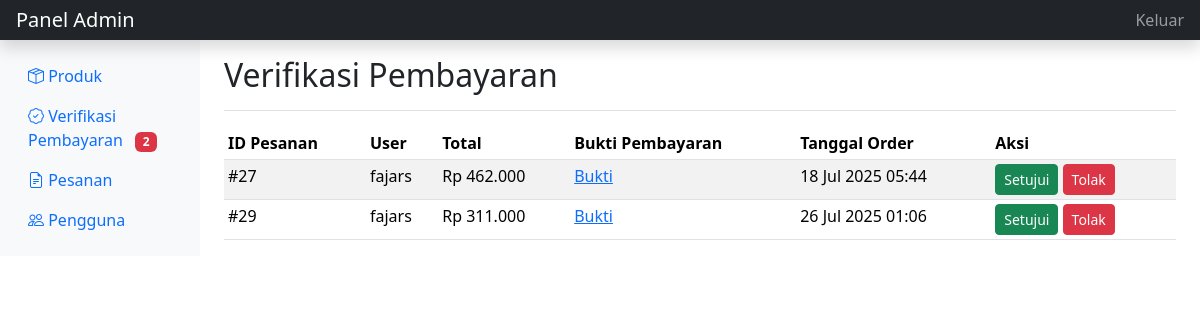
Screenshot of /admin/verifikasi_pembayaran.php (signed in) with the database file from the repository.
### tables this page shows
CREATE TABLE `orders` (
  `id` int(11) NOT NULL,
  `user_id` int(11) NOT NULL,
  `total_amount` decimal(10,2) NOT NULL,
  `shipping_cost` decimal(10,2) NOT NULL DEFAULT 0.00,
  `shipping_address` text DEFAULT NULL,
  `status` enum('waiting_payment','verifying','paid','shipped','completed','ditolak','pending') NOT NULL DEFAULT 'pending',
  `payment_proof` varchar(255) DEFAULT NULL,
  `payment_method` enum('Bank Transfer') NOT NULL DEFAULT 'Bank Transfer',
  `created_at` timestamp NOT NULL DEFAULT current_timestamp()
);

CREATE TABLE `users` (
  `id` int(11) NOT NULL,
  `username` varchar(50) NOT NULL,
  `email` varchar(100) NOT NULL,
  `password` varchar(255) NOT NULL,
  `full_name` varchar(100) DEFAULT NULL,
  `address` text DEFAULT NULL,
  `role` enum('user','admin') NOT NULL DEFAULT 'user',
  `created_at` timestamp NOT NULL DEFAULT current_timestamp()
);

### admin/verifikasi_pembayaran.php (the view, shortened to what this page needs)
<?php
require_once '../includes/db.php';
include '_header_admin.php';
?>
<div class="d-flex justify-content-between flex-wrap flex-md-nowrap align-items-center pt-3 pb-2 mb-3 border-bottom">
    <h1 class="h2">Verifikasi Pembayaran</h1>
</div>
<div class="table-responsive">
    <table class="table table-striped table-sm">
        <thead>
            <tr>
                <th>ID Pesanan</th>
                <th>User</th>
                <th>Total</th>
                <th>Bukti Pembayaran</th>
                <th>Tanggal Order</th>
                <th>Aksi</th>
            </tr>
        </thead>
        <tbody>
            <?php
            $sql = "SELECT o.id, o.total_amount, o.payment_proof, o.created_at, u.username
                    FROM orders o
                    JOIN users u ON o.user_id = u.id
                    WHERE o.status = 'verifying'
                    ORDER BY o.created_at ASC";
            $result = $conn->query($sql);
            if ($result->num_rows > 0):
                while ($row = $result->fetch_assoc()):
            ?>
            <tr>
                <td>#<?php echo $row['id']; ?></td>
                <td><?php echo htmlspecialchars($row['username']); ?></td>
                <td>Rp <?php echo number_format($row['total_amount'], 0, ',', '.'); ?></td>
                <td>
                    <a href="../uploads/proofs/<?php echo htmlspecialchars($row['payment_proof']); ?>" target="_blank">
                       Bukti
                    </a>
                </td>
                <td><?php echo date("d M Y H:i", strtotime($row['created_at'])); ?></td>
                <td>
                    <form action="proses_verifikasi.php" method="POST" class="d-inline">
                        <button type="submit" name="action" value="approve" class="btn btn-success btn-sm">Setujui</button>
                        <button type="submit" name="action" value="reject" class="btn btn-danger btn-sm">Tolak</button>
                    </form>
                </td>
            </tr>
            <?php
                endwhile;
            else:
            ?>
            <tr><td colspan="6" class="text-center">Tidak ada pembayaran yang perlu diverifikasi.</td></tr>
            <?php endif; ?>
        </tbody>
    </table>
</div>
<?php include '_footer_admin.php'; ?>

### rows the page displays
orders: id "27", user.username "fajars", total_amount "462.000", created_at "18 Jul 2025 05:44"
orders: id "29", user.username "fajars", total_amount "311.000", created_at "26 Jul 2025 01:06"

### other values shown
$verif_count "2"
